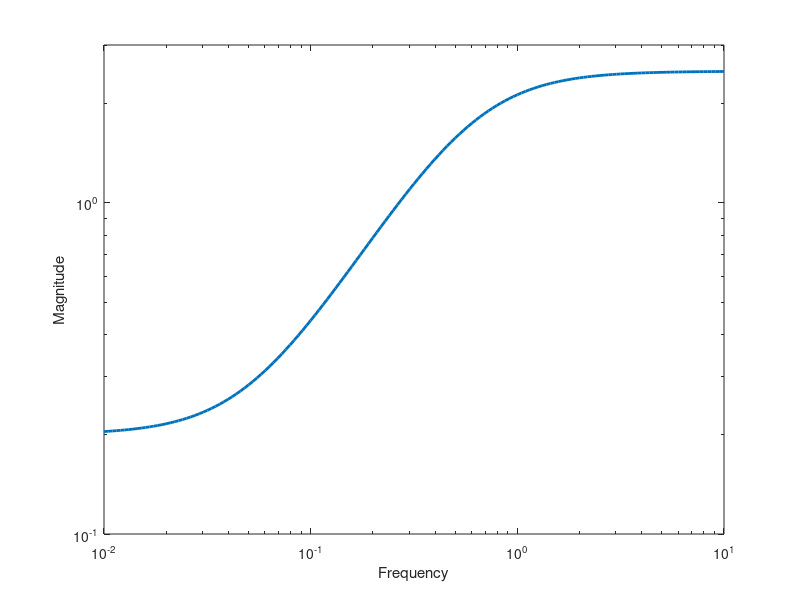

Recreate this plot in MATLAB. (Note: this script raises an error after producing the figure.)
% Example 7.6  
% Multiplicative weight for parametric uncertainty (Figure 7.6)
% Copyright 1996-2003 Sigurd Skogestad & Ian Postlethwaite
% $Id: Expl7_6.m,v 1.3 2004/04/14 09:37:41 vidaral Exp $
close all; clear all;
w=logspace(-2,1,151);
T=4; num=[T 0.2]; den=[T/2.5 1];
wI1=tf(num,den);
[mag_wI1,pha_wI1]=bode(wI1,w); loglog(w,mag_wI1(:),'linewidth',2); % Plot
axis([0.01 10, 0.1 3]);
xlabel('Frequency'); ylabel('Magnitude');
hold on
disp('This is the first weight we tried')
drawnow
% We will find that this weight does NOT include all of the eight plants
% considered (the worst case is for case 5 (k_max, \tau_min, \theta_min)

% Nominal model with no delay
k0=2.5; tau=2.5;
g0=tf(k0,[tau 1]); frsp_g0=freqresp(g0,w);
% Generate sampled plants
pars=[2 2.5 3];
for i1=1:3 %uncertainty \theta
   theta=pars(i1);
    for i2=1:3 % uncertainty k
        k=pars(i2); 
        for i3=1:3 %uncertainty \tau
            tau=pars(i3);
            g=tf(k,[tau 1],'OutputDelay',theta); frsp_g=freqresp(g,w);
            lI=abs((frsp_g(:)-frsp_g0(:))./frsp_g0(:)); % Calculating the bound
            loglog(w,lI(:),':');
            disp(sprintf('This is plant with theta=%4.1f,k=%4.1f',theta,k));
            drawnow;
        end
    end
end
% Corrected weight
th=3/3; z1=0.8; z2=0.7;
wI2=tf([th*th 2*z1*th 1],[th*th 2*z2*th 1]);
wI=wI1*wI2; [mag_wI,pha_wI]=bode(wI,w);
disp('Now, the modified weight');
loglog(w,mag_wI(:),'--','linewidth',2)
hold off
